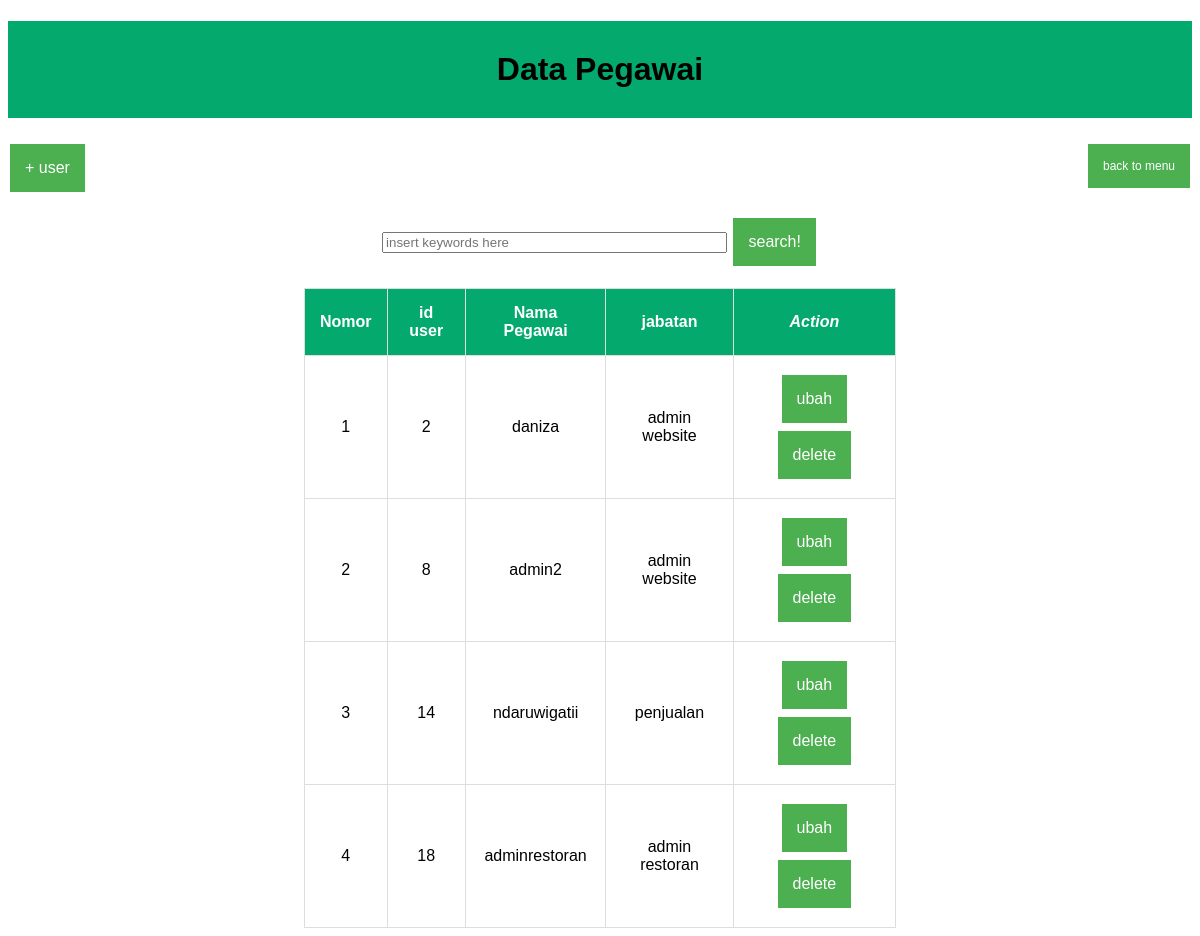
The page /user.php (signed in) on the database its author committed.
### tables this page shows
CREATE TABLE `user` (
  `id_user` int(10) NOT NULL,
  `username` varchar(20) NOT NULL,
  `password` varchar(250) NOT NULL,
  `jabatan` varchar(20) NOT NULL
);

### functions.php (called while the page is built, shortened)
<?php
$conn = mysqli_connect("localhost","root", "","sirestoran");
function query($query) {
  global $conn;
  $result = mysqli_query($conn, $query);
  $rows = [];
  while ($row = mysqli_fetch_assoc($result)) {
    $rows[] = $row;
  }
  return $rows;
}
?>

### user.php (the view, shortened to what this page needs)
<?php
require 'functions.php';
$user = query("SELECT * FROM user");
 ?>
<!DOCTYPE html>
<html lang="en">
<head>
    <link rel="stylesheet" href="style-home.css">
    <link rel="stylesheet" href="read.css">
</head>
<body>
<div class="container3">
<h1>Data Pegawai</h1>
<a  href="home.html" class ="button1"> back to menu </a>
<a href="registrasi.php" class = "button"> + user </a>
    <br> <br>
    <form align="center" action="" method="post">
        <input type="text" name="keyworduser"size="40" autofocus placeholder="insert keywords here" autocomplete="off">
        <button class="button" type="submit" name="searchuser">search!</button>
        <br>
    </form>
    <br>
    <table align="center" border="1" cellpadding="10" cellspacing="0">
        <tr>
            <th>Nomor</th>
            <th>id user</th>
            <th>Nama Pegawai</th>
            <th>jabatan</th>
            <th><i>Action</i></th>
        </tr>
        <?php $i = 1; ?>
        <?php foreach ($user as $row) : ?>
        <tr>
            <td><?= $i; ?></td>
            <td><?= $row["id_user"] ?></td>
            <td> <?= $row["username"]; ?> </td>
            <td> <?= $row["jabatan"]; ?> </td>
            <td>
             <a href="ubahuser.php?id_user=<?= $row["id_user"]; ?>"onclick="return confirm('apa anda yakin akan mengubah user?');" class = "button">ubah</a>
                <a href="hapususer.php?id_user=<?= $row["id_user"]; ?>"onclick="return confirm('apa anda yakin akan menghapus user?');" class = "button">delete</a>
            </td>
        </tr>
        <?php $i++; ?>
        <?php endforeach; ?>
    </table>
</body>
</html>

### style-home.css (style rules this page uses)
body { font-family: 'Arial'; color: #000; }
.container3 h1 { background-color: #04AA6D; text-align: center; padding: 30px; font-family : Arial; }
.button { background-color: #4CAF50; border: none; color: white; padding: 15px 15px; text-align: center; text-decoration: none; display: inline-block; font-size: 12px; margin: 4px 2px; cursor: pointer; }
table, td, th { border: 1px solid #ddd; text-align: left; }
table { border-collapse: collapse; width: 100%; }
th, td { padding: 15px; }
th { background-color: #04AA6D; color: white; }
.button { background-color: #4CAF50; border: none; color: white; text-align: center; text-decoration: none; display: inline-block; font-size: 16px; margin: 4px 2px; cursor: pointer; }

### read.css (style rules this page uses)
.container3 h1 { background-color: #04AA6D; text-align: center; padding: 30px; font-family : Arial; }
.button { background-color: #4CAF50; border: none; color: white; padding: 15px 15px; text-align: center; text-decoration: none; display: inline-block; font-size: 12px; margin: 4px 2px; cursor: pointer; }
.button1 { background-color: #4CAF50; border: none; color: white; padding: 15px 15px; text-align: center; text-decoration: none; display: inline-block; font-size: 12px; margin: 4px 2px; cursor: pointer; float: right; }
table, td, th { border: 1px solid #ddd; text-align: center; }
table { border-collapse: collapse; width: 50%; }
th, td { padding: 15px; }
th { background-color: #04AA6D; color: white; }
.button { background-color: #4CAF50; border: none; color: white; text-align: center; text-decoration: none; display: inline-block; font-size: 16px; margin: 4px 2px; cursor: pointer; }

### rows shown on the page
user: id_user "2", username "daniza", jabatan "admin website"
user: id_user "8", username "admin2", jabatan "admin website"
user: id_user "14", username "ndaruwigatii", jabatan "penjualan"
user: id_user "18", username "adminrestoran", jabatan "admin restoran"
